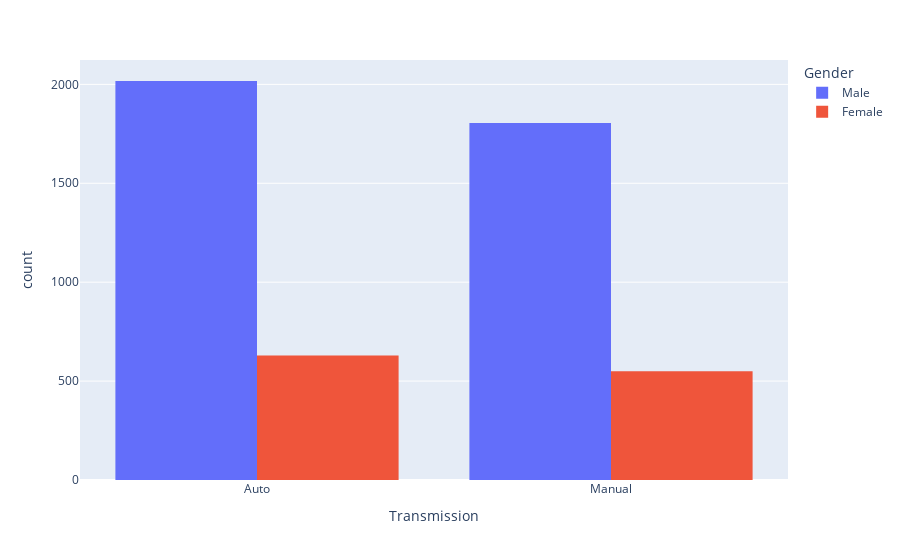

The notebook cell saved with this chart:
### Code cell
plot_graph(df, graph_type = 'countplot', plot_engine = 'plotly', x='Transmission', color='Gender', barmode='group')

### Figure 1 — Plotly figure (JSON) as saved in the notebook; plotly's stock layout.template omitted (floating-point values rounded to 4 significant figures; data arrays with more than 128 entries replaced by an {"elided": "..."} marker saying what was removed)
{"data": [{"alignmentgroup": "True", "bingroup": "x", "hovertemplate": "Gender=Male<br>Transmission=%{x}<br>count=%{y}<extra></extra>", "legendgroup": "Male", "marker": {"color": "#636efa", "pattern": {"shape": ""}}, "name": "Male", "offsetgroup": "Male", "orientation": "v", "showlegend": true, "type": "histogram", "x": {"elided": "3822 str values"}, "xaxis": "x", "yaxis": "y"}, {"alignmentgroup": "True", "bingroup": "x", "hovertemplate": "Gender=Female<br>Transmission=%{x}<br>count=%{y}<extra></extra>", "legendgroup": "Female", "marker": {"color": "#EF553B", "pattern": {"shape": ""}}, "name": "Female", "offsetgroup": "Female", "orientation": "v", "showlegend": true, "type": "histogram", "x": {"elided": "1179 str values"}, "xaxis": "x", "yaxis": "y"}], "layout": {"barmode": "group", "legend": {"title": {"text": "Gender"}, "tracegroupgap": 0}, "margin": {"t": 60}, "xaxis": {"anchor": "y", "domain": [0, 1], "title": {"text": "Transmission"}}, "yaxis": {"anchor": "x", "domain": [0, 1], "title": {"text": "count"}}}}
